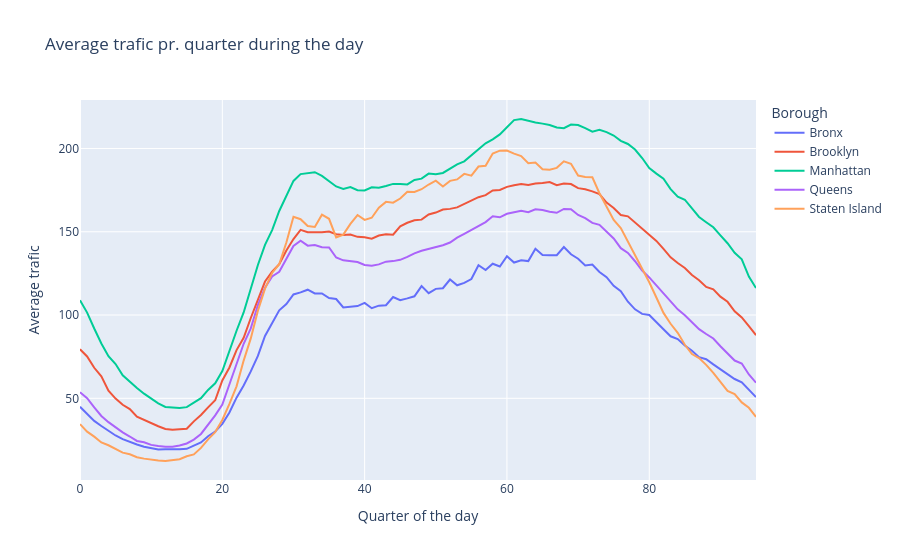

This figure's notebook cell:
### Markdown cell above
## Line graphs of daily traffic patterns by borough:
These visualizations effectively show how traffic fluctuates over a 24-hour period in different parts of NYC. They clearly depict rush hour peaks and inter-borough differences

### Code cell
# Group by Boro, quarter, and weekday
df_grouped = df.groupby(["weekday", "Boro", "quarter"], as_index=False)["Vol"].mean()

# Group on borough and quarter and calculate the mean of Vol
df_grouped_avg = df.groupby(["Boro", "quarter"], as_index=False)["Vol"].mean()

# Plotting
fig = px.line(
    df_grouped_avg,
    x="quarter",
    y="Vol",
    color="Boro",
    labels={"Vol": "Average trafic", "quarter": "Quarter (0-95)", "Boro": "Borough"},
    title="Average trafic pr. quarter of the day"
)

fig.update_layout(
    xaxis_title="Quarter of the day",
    yaxis_title="Average trafic",
    title="Average trafic pr. quarter during the day"
)

fig.write_html("gennemsnitlig_trafik_bydele")

fig.show()

### Figure 1 — Plotly figure (JSON) as saved in the notebook; plotly's stock layout.template omitted (floating-point values rounded to 4 significant figures)
{"data": [{"hovertemplate": "Borough=Bronx<br>Quarter (0-95)=%{x}<br>Average trafic=%{y}<extra></extra>", "legendgroup": "Bronx", "line": {"color": "#636efa", "dash": "solid"}, "marker": {"symbol": "circle"}, "mode": "lines", "name": "Bronx", "orientation": "v", "showlegend": true, "type": "scatter", "x": [0, 1, 2, 3, 4, 5, 6, 7, 8, 9, 10, 11, 12, 13, 14, 15, 16, 17, 18, 19, 20, 21, 22, 23, 24, 25, 26, 27, 28, 29, 30, 31, 32, 33, 34, 35, 36, 37, 38, 39, 40, 41, 42, 43, 44, 45, 46, 47, 48, 49, 50, 51, 52, 53, 54, 55, 56, 57, 58, 59, 60, 61, 62, 63, 64, 65, 66, 67, 68, 69, 70, 71, 72, 73, 74, 75, 76, 77, 78, 79, 80, 81, 82, 83, 84, 85, 86, 87, 88, 89, 90, 91, 92, 93, 94, 95], "xaxis": "x", "y": [44.89, 40.56, 36.46, 33.38, 30.48, 27.68, 25.47, 23.77, 22.3, 20.98, 20.14, 19.24, 19.37, 19.31, 19.46, 19.67, 21.41, 23.49, 27.24, 30.02, 34.68, 41.47, 50.42, 57.71, 66.14, 75.48, 87.42, 95.44, 102.9, 106.6, 112.4, 113.6, 115.2, 113.0, 113.0, 110.2, 109.6, 104.6, 104.9, 105.4, 107.3, 104.1, 105.6, 105.9, 110.8, 108.9, 110.0, 111.2, 117.4, 113.1, 115.7, 116.1, 121.3, 117.9, 119.3, 121.6, 129.9, 127.0, 130.8, 129.1, 135.3, 131.5, 132.9, 132.4, 139.8, 136.0, 135.9, 135.9, 140.8, 136.5, 133.8, 129.7, 130.3, 125.9, 122.7, 117.5, 114.3, 108.0, 103.4, 100.7, 100.0, 95.52, 91.48, 87.24, 85.59, 81.7, 78.55, 74.7, 73.46, 70.37, 67.38, 64.55, 61.6, 59.55, 55.17, 50.73], "yaxis": "y"}, {"hovertemplate": "Borough=Brooklyn<br>Quarter (0-95)=%{x}<br>Average trafic=%{y}<extra></extra>", "legendgroup": "Brooklyn", "line": {"color": "#EF553B", "dash": "solid"}, "marker": {"symbol": "circle"}, "mode": "lines", "name": "Brooklyn", "orientation": "v", "showlegend": true, "type": "scatter", "x": [0, 1, 2, 3, 4, 5, 6, 7, 8, 9, 10, 11, 12, 13, 14, 15, 16, 17, 18, 19, 20, 21, 22, 23, 24, 25, 26, 27, 28, 29, 30, 31, 32, 33, 34, 35, 36, 37, 38, 39, 40, 41, 42, 43, 44, 45, 46, 47, 48, 49, 50, 51, 52, 53, 54, 55, 56, 57, 58, 59, 60, 61, 62, 63, 64, 65, 66, 67, 68, 69, 70, 71, 72, 73, 74, 75, 76, 77, 78, 79, 80, 81, 82, 83, 84, 85, 86, 87, 88, 89, 90, 91, 92, 93, 94, 95], "xaxis": "x", "y": [79.41, 75.13, 68.34, 63.16, 54.64, 49.82, 46.14, 43.56, 38.92, 36.95, 34.87, 33.22, 31.64, 31.14, 31.45, 31.71, 36.18, 40.02, 44.57, 48.85, 60.68, 68.5, 78.96, 86.3, 98.23, 109.6, 120.1, 126.1, 130.5, 138.7, 145.6, 151.1, 149.7, 149.7, 149.7, 150.1, 148.5, 148.1, 148.4, 146.9, 146.7, 145.9, 147.7, 148.4, 148.2, 153.2, 155.4, 156.9, 157.3, 160.3, 161.5, 163.3, 163.7, 164.6, 166.8, 169.0, 170.7, 172.0, 174.7, 175.1, 176.9, 178.0, 178.6, 178.1, 179.0, 179.3, 179.8, 178.0, 178.9, 178.6, 176.2, 175.5, 174.2, 172.5, 167.5, 164.2, 160.0, 159.2, 155.6, 151.6, 147.7, 144.5, 139.7, 134.6, 131.2, 128.2, 124.0, 120.9, 116.9, 115.4, 111.0, 107.9, 102.3, 98.57, 93.36, 87.92], "yaxis": "y"}, {"hovertemplate": "Borough=Manhattan<br>Quarter (0-95)=%{x}<br>Average trafic=%{y}<extra></extra>", "legendgroup": "Manhattan", "line": {"color": "#00cc96", "dash": "solid"}, "marker": {"symbol": "circle"}, "mode": "lines", "name": "Manhattan", "orientation": "v", "showlegend": true, "type": "scatter", "x": [0, 1, 2, 3, 4, 5, 6, 7, 8, 9, 10, 11, 12, 13, 14, 15, 16, 17, 18, 19, 20, 21, 22, 23, 24, 25, 26, 27, 28, 29, 30, 31, 32, 33, 34, 35, 36, 37, 38, 39, 40, 41, 42, 43, 44, 45, 46, 47, 48, 49, 50, 51, 52, 53, 54, 55, 56, 57, 58, 59, 60, 61, 62, 63, 64, 65, 66, 67, 68, 69, 70, 71, 72, 73, 74, 75, 76, 77, 78, 79, 80, 81, 82, 83, 84, 85, 86, 87, 88, 89, 90, 91, 92, 93, 94, 95], "xaxis": "x", "y": [108.9, 101.5, 91.9, 82.93, 75.33, 70.61, 63.86, 59.8, 56.2, 52.78, 49.94, 47.0, 44.84, 44.49, 44.18, 44.7, 47.15, 50.07, 55.06, 59.01, 66.4, 78.79, 90.56, 101.5, 115.5, 130.0, 142.2, 151.0, 162.5, 171.8, 180.5, 184.6, 185.2, 185.8, 183.5, 180.4, 177.2, 175.7, 176.8, 174.9, 174.8, 176.7, 176.5, 177.5, 178.7, 178.7, 178.4, 181.1, 181.9, 184.9, 184.5, 185.3, 187.8, 190.5, 192.3, 196.0, 199.6, 203.1, 205.5, 208.5, 212.7, 217.0, 217.7, 216.4, 215.6, 214.9, 214.1, 212.6, 212.2, 214.4, 214.1, 212.2, 210.1, 211.1, 209.8, 207.7, 204.6, 202.7, 199.4, 194.3, 188.2, 184.9, 181.9, 175.6, 171.0, 169.2, 164.0, 158.9, 155.7, 152.7, 147.9, 143.1, 137.3, 133.4, 123.1, 116.2], "yaxis": "y"}, {"hovertemplate": "Borough=Queens<br>Quarter (0-95)=%{x}<br>Average trafic=%{y}<extra></extra>", "legendgroup": "Queens", "line": {"color": "#ab63fa", "dash": "solid"}, "marker": {"symbol": "circle"}, "mode": "lines", "name": "Queens", "orientation": "v", "showlegend": true, "type": "scatter", "x": [0, 1, 2, 3, 4, 5, 6, 7, 8, 9, 10, 11, 12, 13, 14, 15, 16, 17, 18, 19, 20, 21, 22, 23, 24, 25, 26, 27, 28, 29, 30, 31, 32, 33, 34, 35, 36, 37, 38, 39, 40, 41, 42, 43, 44, 45, 46, 47, 48, 49, 50, 51, 52, 53, 54, 55, 56, 57, 58, 59, 60, 61, 62, 63, 64, 65, 66, 67, 68, 69, 70, 71, 72, 73, 74, 75, 76, 77, 78, 79, 80, 81, 82, 83, 84, 85, 86, 87, 88, 89, 90, 91, 92, 93, 94, 95], "xaxis": "x", "y": [53.66, 50.1, 44.54, 39.4, 35.68, 32.44, 29.56, 27.07, 24.4, 23.63, 22.05, 21.41, 20.89, 21.0, 21.67, 22.91, 25.2, 28.62, 33.98, 39.73, 46.3, 58.03, 70.54, 82.76, 91.97, 106.0, 116.4, 123.2, 125.9, 133.8, 141.5, 144.6, 141.6, 142.1, 140.7, 140.6, 134.6, 132.8, 132.2, 131.8, 130.1, 129.5, 130.4, 132.0, 132.4, 133.2, 134.9, 137.1, 138.6, 139.5, 140.5, 141.9, 143.5, 146.5, 148.8, 151.0, 153.1, 155.8, 159.3, 158.7, 160.8, 161.6, 162.5, 161.7, 163.5, 163.1, 162.0, 161.4, 163.7, 163.5, 160.1, 158.2, 155.3, 154.1, 150.0, 145.9, 140.1, 137.3, 132.3, 126.7, 122.6, 117.7, 112.9, 107.6, 103.4, 99.9, 95.44, 91.56, 88.62, 85.9, 81.27, 77.12, 72.68, 70.88, 64.34, 59.38], "yaxis": "y"}, {"hovertemplate": "Borough=Staten Island<br>Quarter (0-95)=%{x}<br>Average trafic=%{y}<extra></extra>", "legendgroup": "Staten Island", "line": {"color": "#FFA15A", "dash": "solid"}, "marker": {"symbol": "circle"}, "mode": "lines", "name": "Staten Island", "orientation": "v", "showlegend": true, "type": "scatter", "x": [0, 1, 2, 3, 4, 5, 6, 7, 8, 9, 10, 11, 12, 13, 14, 15, 16, 17, 18, 19, 20, 21, 22, 23, 24, 25, 26, 27, 28, 29, 30, 31, 32, 33, 34, 35, 36, 37, 38, 39, 40, 41, 42, 43, 44, 45, 46, 47, 48, 49, 50, 51, 52, 53, 54, 55, 56, 57, 58, 59, 60, 61, 62, 63, 64, 65, 66, 67, 68, 69, 70, 71, 72, 73, 74, 75, 76, 77, 78, 79, 80, 81, 82, 83, 84, 85, 86, 87, 88, 89, 90, 91, 92, 93, 94, 95], "xaxis": "x", "y": [34.51, 29.99, 26.99, 23.51, 21.84, 19.4, 17.41, 16.42, 14.67, 13.8, 13.1, 12.68, 12.37, 12.78, 13.44, 15.23, 16.3, 20.25, 25.37, 29.72, 36.99, 46.65, 57.21, 72.65, 85.96, 102.6, 115.8, 125.3, 130.5, 143.5, 159.0, 157.5, 153.5, 152.8, 160.3, 157.8, 146.6, 148.3, 154.7, 160.0, 157.1, 158.4, 164.4, 167.9, 167.4, 169.9, 174.0, 173.9, 175.5, 178.4, 180.6, 177.2, 180.5, 181.4, 184.8, 183.7, 189.1, 189.6, 197.0, 198.7, 198.7, 196.9, 195.4, 191.2, 191.6, 187.5, 187.2, 188.4, 192.3, 190.8, 183.8, 182.9, 182.7, 173.1, 165.4, 157.1, 152.2, 144.0, 135.3, 127.7, 119.7, 110.5, 101.3, 94.76, 89.33, 82.16, 76.59, 74.13, 70.08, 65.23, 59.87, 54.5, 52.54, 47.55, 44.3, 38.81], "yaxis": "y"}], "layout": {"legend": {"title": {"text": "Borough"}, "tracegroupgap": 0}, "title": {"text": "Average trafic pr. quarter during the day"}, "xaxis": {"anchor": "y", "domain": [0, 1], "title": {"text": "Quarter of the day"}}, "yaxis": {"anchor": "x", "domain": [0, 1], "title": {"text": "Average trafic"}}}}
